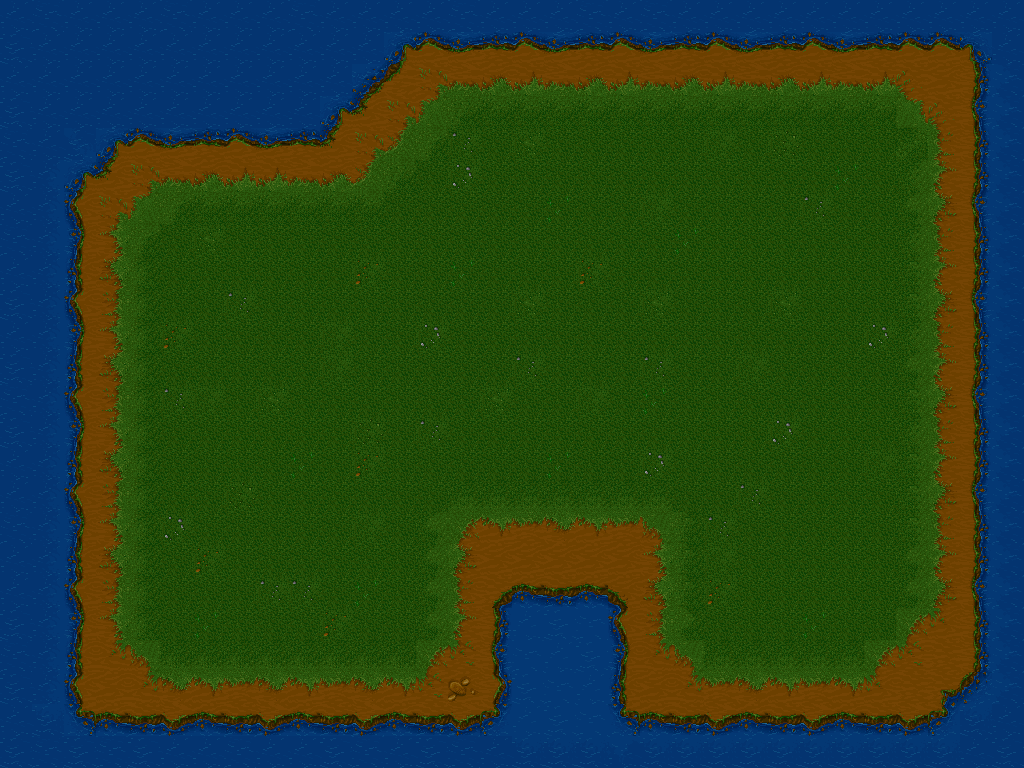

Tiled map render using the project's own tile images. Description and the whole map definition, tile-layer contents included, below:
An orthogonal 32x24 tile map with 32x32 px tiles, 1 tile layer (Tile Layer 1).

<map version="1.2" tiledversion="1.3.5" orientation="orthogonal" renderorder="right-down" compressionlevel="0" width="32" height="24" tilewidth="32" tileheight="32" infinite="0" nextlayerid="2" nextobjectid="1">
 <tileset firstgid="1" source="Summer Tiles.tsx" />
 <layer id="1" name="Tile Layer 1" width="32" height="24">
  <data encoding="csv">
334,332,334,334,334,332,334,334,334,332,334,334,334,334,332,334,334,334,332,334,332,334,334,334,334,334,334,334,334,334,334,334,
333,334,334,334,334,334,334,334,334,334,334,334,220,211,212,213,211,212,213,211,212,213,211,212,213,211,212,213,211,211,229,334,
334,334,334,334,334,334,334,334,334,334,334,221,207,285,276,277,275,276,277,275,276,277,275,276,277,275,276,275,293,335,227,322,
333,334,334,334,334,334,334,334,334,334,220,208,285,272,255,265,265,265,265,265,265,265,265,265,265,265,265,265,273,293,226,322,
332,334,314,220,211,212,213,211,212,213,208,285,271,256,368,365,369,365,365,365,365,365,366,365,370,365,365,365,258,291,227,322,
333,311,220,208,285,276,277,275,275,276,277,271,255,365,371,365,365,365,365,365,365,365,365,365,365,365,367,365,249,292,227,322,
334,311,216,285,272,256,265,265,265,265,265,265,365,365,365,365,365,367,365,365,366,365,365,365,365,368,365,365,248,290,226,322,
332,311,217,280,256,365,369,365,365,365,365,365,365,365,365,365,365,365,365,365,365,367,365,365,365,365,365,365,249,291,227,322,
334,311,218,281,261,365,365,365,365,365,365,372,365,365,367,365,365,365,372,365,365,365,365,365,365,365,365,365,250,292,227,322,
333,311,216,282,261,365,365,368,365,365,365,365,365,365,365,365,369,365,365,365,369,365,365,365,369,365,365,365,250,290,226,322,
334,311,217,280,261,372,365,365,365,365,366,365,365,371,365,365,365,365,365,365,365,365,365,365,365,365,365,371,249,291,227,322,
333,311,218,281,261,365,365,365,365,365,366,365,365,365,365,365,368,365,365,365,368,365,365,366,365,365,365,365,248,292,227,322,
332,311,216,282,261,368,366,365,369,365,365,365,365,365,365,369,365,365,366,365,367,365,365,365,365,365,365,365,250,290,226,322,
333,311,217,280,261,365,365,365,365,365,365,370,365,368,365,365,365,365,365,365,365,365,365,365,371,365,365,365,249,291,227,322,
334,311,218,281,261,365,365,365,365,367,365,372,365,365,365,365,365,367,365,365,371,365,365,365,365,365,365,366,250,292,227,322,
334,311,216,282,261,365,365,370,365,365,365,365,365,365,244,244,244,244,244,244,244,365,365,368,365,365,365,365,250,290,226,322,
332,311,217,280,261,371,365,365,365,365,365,366,365,248,286,294,295,296,294,295,279,260,368,365,365,365,365,365,250,291,227,322,
334,311,218,281,261,365,372,365,365,365,365,365,365,248,290,335,335,335,335,335,280,260,366,365,365,365,365,365,248,292,227,322,
334,311,216,282,261,365,365,365,368,368,365,367,365,248,291,222,230,231,230,215,281,260,372,365,365,365,365,365,248,290,226,322,
333,311,217,280,261,365,367,365,365,365,372,365,365,248,292,227,331,330,329,216,282,259,365,365,365,367,365,365,286,300,227,322,
332,311,218,297,279,243,243,243,243,243,243,243,243,286,299,226,329,331,330,217,297,279,244,244,244,244,244,286,299,337,227,322,
333,311,216,335,297,296,294,295,296,294,295,296,294,299,339,225,330,329,331,218,335,297,295,296,294,295,294,300,337,223,236,322,
334,325,234,230,231,232,230,231,232,230,231,232,230,231,232,235,331,330,329,234,230,231,232,230,231,232,230,231,232,235,325,334,
333,332,333,332,333,334,334,332,334,334,333,332,334,333,332,334,325,325,325,326,325,325,325,325,325,325,325,325,325,325,334,333
</data>
 </layer>
</map>
